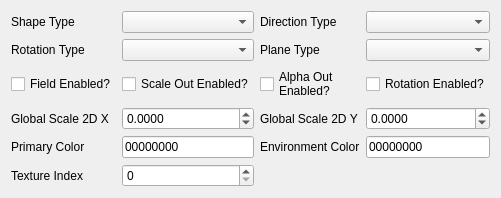
                 <widget class="QWidget" name="tab_7">
                  <attribute name="title">
                   <string>General</string>
                  </attribute>
                  <layout class="QGridLayout" name="gridLayout_21">
                   <item row="3" column="4">
                    <widget class="QDoubleSpinBox" name="childGlobalScale2DY">
                     <property name="sizePolicy">
                      <sizepolicy hsizetype="MinimumExpanding" vsizetype="Fixed">
                       <horstretch>0</horstretch>
                       <verstretch>0</verstretch>
                      </sizepolicy>
                     </property>
                     <property name="prefix">
                      <string/>
                     </property>
                     <property name="decimals">
                      <number>4</number>
                     </property>
                     <property name="minimum">
                      <double>-999999.999900000053458</double>
                     </property>
                     <property name="maximum">
                      <double>999999.999900000053458</double>
                     </property>
                    </widget>
                   </item>
                   <item row="1" column="4">
                    <widget class="QComboBox" name="childPlaneType"/>
                   </item>
                   <item row="0" column="3">
                    <widget class="QLabel" name="label_49">
                     <property name="text">
                      <string>Direction Type</string>
                     </property>
                    </widget>
                   </item>
                   <item row="3" column="1">
                    <widget class="QDoubleSpinBox" name="childGlobalScale2DX">
                     <property name="sizePolicy">
                      <sizepolicy hsizetype="MinimumExpanding" vsizetype="Fixed">
                       <horstretch>0</horstretch>
                       <verstretch>0</verstretch>
                      </sizepolicy>
                     </property>
                     <property name="prefix">
                      <string/>
                     </property>
                     <property name="decimals">
                      <number>4</number>
                     </property>
                     <property name="minimum">
                      <double>-999999.999900000053458</double>
                     </property>
                     <property name="maximum">
                      <double>999999.999900000053458</double>
                     </property>
                    </widget>
                   </item>
                   <item row="5" column="1">
                    <widget class="QSpinBox" name="childTextureIndex">
                     <property name="specialValueText">
                      <string/>
                     </property>
                     <property name="minimum">
                      <number>0</number>
                     </property>
                     <property name="maximum">
                      <number>255</number>
                     </property>
                    </widget>
                   </item>
                   <item row="0" column="0">
                    <widget class="QLabel" name="label_48">
                     <property name="text">
                      <string>Shape Type</string>
                     </property>
                    </widget>
                   </item>
                   <item row="1" column="0">
                    <widget class="QLabel" name="label_50">
                     <property name="text">
                      <string>Rotation Type</string>
                     </property>
                    </widget>
                   </item>
                   <item row="0" column="1">
                    <widget class="QComboBox" name="childShapeType"/>
                   </item>
                   <item row="4" column="4">
                    <widget class="QLineEdit" name="childEnvironmentColor">
                     <property name="inputMask">
                      <string>HHHHHHHH;0</string>
                     </property>
                     <property name="text">
                      <string/>
                     </property>
                     <property name="maxLength">
                      <number>8</number>
                     </property>
                     <property name="placeholderText">
                      <string/>
                     </property>
                    </widget>
                   </item>
                   <item row="1" column="1">
                    <widget class="QComboBox" name="childRotationType"/>
                   </item>
                   <item row="0" column="4">
                    <widget class="QComboBox" name="childDirectionType"/>
                   </item>
                   <item row="1" column="3">
                    <widget class="QLabel" name="label_51">
                     <property name="text">
                      <string>Plane Type</string>
                     </property>
                    </widget>
                   </item>
                   <item row="3" column="0">
                    <widget class="QLabel" name="label_52">
                     <property name="text">
                      <string>Global Scale 2D X</string>
                     </property>
                    </widget>
                   </item>
                   <item row="3" column="3">
                    <widget class="QLabel" name="label_53">
                     <property name="text">
                      <string>Global Scale 2D Y</string>
                     </property>
                    </widget>
                   </item>
                   <item row="2" column="1">
                    <widget class="QCheckBox" name="childScaleOutEnabled">
                     <property name="text">
                      <string>Scale Out Enabled?</string>
                     </property>
                    </widget>
                   </item>
                   <item row="4" column="3">
                    <widget class="QLabel" name="label_55">
                     <property name="text">
                      <string>Environment Color</string>
                     </property>
                    </widget>
                   </item>
                   <item row="5" column="0">
                    <widget class="QLabel" name="label_56">
                     <property name="text">
                      <string>Texture Index</string>
                     </property>
                    </widget>
                   </item>
                   <item row="4" column="0">
                    <widget class="QLabel" name="label_54">
                     <property name="text">
                      <string>Primary Color</string>
                     </property>
                    </widget>
                   </item>
                   <item row="2" column="0">
                    <widget class="QCheckBox" name="childFieldEnabled">
                     <property name="text">
                      <string>Field Enabled?</string>
                     </property>
                    </widget>
                   </item>
                   <item row="2" column="3">
                    <widget class="QCheckBox" name="childAlphaOutEnabled">
                     <property name="text">
                      <string>Alpha Out
Enabled?</string>
                     </property>
                    </widget>
                   </item>
                   <item row="2" column="4">
                    <widget class="QCheckBox" name="childRotationEnabled">
                     <property name="text">
                      <string>Rotation Enabled?</string>
                     </property>
                    </widget>
                   </item>
                   <item row="4" column="1">
                    <widget class="QLineEdit" name="childPrimaryColor">
                     <property name="inputMask">
                      <string>HHHHHHHH;0</string>
                     </property>
                     <property name="text">
                      <string/>
                     </property>
                     <property name="maxLength">
                      <number>8</number>
                     </property>
                     <property name="placeholderText">
                      <string/>
                     </property>
                     <property name="clearButtonEnabled">
                      <bool>false</bool>
                     </property>
                    </widget>
                   </item>
                  </layout>
                 </widget>
